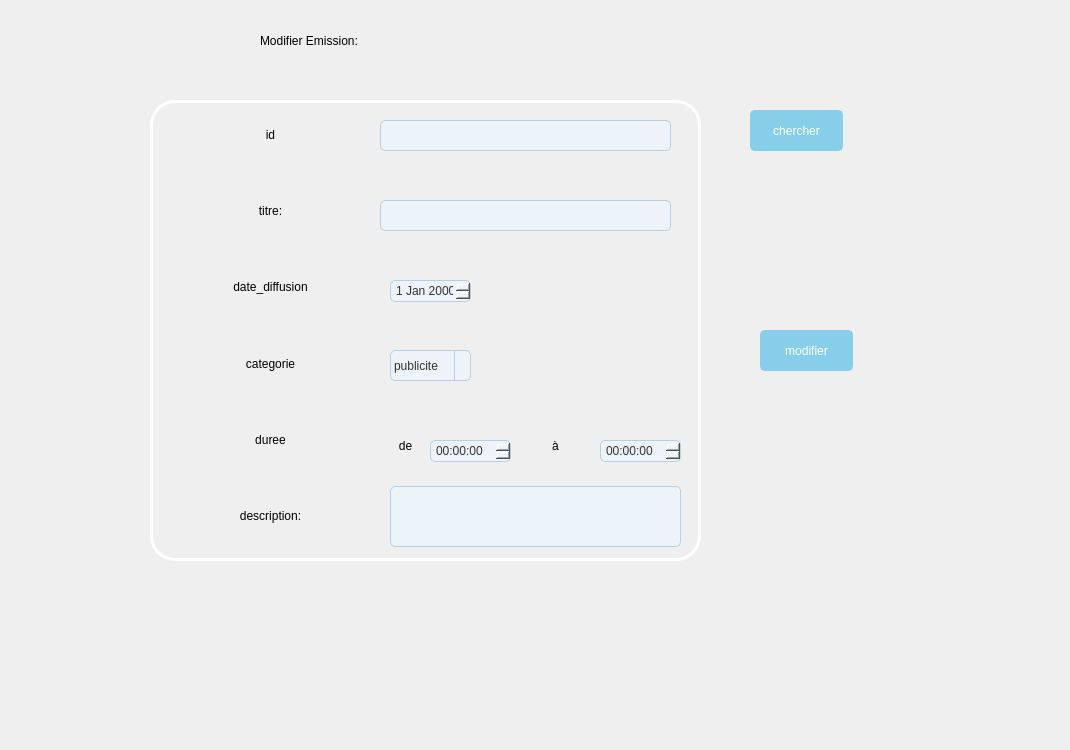
    <widget class="QWidget" name="pageModifier">
     <attribute name="title">
      <string>pageModifier</string>
     </attribute>
     <widget class="QLabel" name="label_3">
      <property name="geometry">
       <rect>
        <x>0</x>
        <y>-70</y>
        <width>1061</width>
        <height>741</height>
       </rect>
      </property>
      <property name="text">
       <string/>
      </property>
      <property name="pixmap">
       <pixmap>../emission/Design sans titre.jpg</pixmap>
      </property>
     </widget>
     <widget class="QLabel" name="label_8">
      <property name="geometry">
       <rect>
        <x>10</x>
        <y>10</y>
        <width>81</width>
        <height>71</height>
       </rect>
      </property>
      <property name="text">
       <string/>
      </property>
      <property name="pixmap">
       <pixmap>../emission/logo.png</pixmap>
      </property>
     </widget>
     <widget class="QLabel" name="label_13">
      <property name="geometry">
       <rect>
        <x>260</x>
        <y>10</y>
        <width>401</width>
        <height>61</height>
       </rect>
      </property>
      <property name="styleSheet">
       <string notr="true">font: 81 16pt &quot;Rockwell Extra Bold&quot;;
color: rgb(0, 0, 0);</string>
      </property>
      <property name="text">
       <string>Modifier Emission:</string>
      </property>
     </widget>
     <widget class="QGroupBox" name="groupBox_3">
      <property name="geometry">
       <rect>
        <x>150</x>
        <y>90</y>
        <width>551</width>
        <height>471</height>
       </rect>
      </property>
      <property name="styleSheet">
       <string notr="true">QGroupBox {
    border: 3px solid #ffffff;
    border-radius: 25px;
    padding: 5px;
    margin-top: 10px;
    font-size: 16px;
}

QGroupBox:title {
    subcontrol-origin: margin;
    subcontrol-position: top left;
    left: 10px;
    padding-left: 5px;
    padding-right: 5px;
    background-color: #f0f0f0;
    font-weight: bold;
}</string>
      </property>
      <property name="title">
       <string/>
      </property>
      <property name="alignment">
       <set>Qt::AlignCenter</set>
      </property>
      <widget class="QLineEdit" name="lineEdit_titre_5">
       <property name="geometry">
        <rect>
         <x>230</x>
         <y>110</y>
         <width>291</width>
         <height>31</height>
        </rect>
       </property>
       <property name="styleSheet">
        <string notr="true">/* Line Edit style */
QLineEdit {
    background-color: #ecf4f9;      /* Light blue background color */
    color: #333333;                 /* Dark gray text color */
    border: 1px solid #b5d0e4;      /* Light blue border */
    border-radius: 5px;             /* Rounded corners */
    padding: 3px;                   /* Padding */
}

QLineEdit:focus {
    border-color: #3fb5d0;          /* Light blue border color when focused */
}

/* Combo Box style */
QComboBox {
    background-color: #ecf4f9;      /* Light blue background color */
    color: #333333;                 /* Dark gray text color */
    border: 1px solid #b5d0e4;      /* Light blue border */
    border-radius: 5px;             /* Rounded corners */
    padding: 3px;                   /* Padding */
}

QComboBox::drop-down {
    subcontrol-origin: padding;
    subcontrol-position: top right;
    width: 15px;                    /* Width of the dropdown arrow */
    border-left-width: 1px;         /* Thickness of the border */
    border-left-color: #b5d0e4;     /* Color of the border */
    border-left-style: solid;
    background-color: transparent;  /* Transparent background */
    border-top-right-radius: 5px;   /* Rounded top-right corner */
    border-bottom-right-radius: 5px;/* Rounded bottom-right corner */
}

QComboBox::down-arrow {
    image: url(down-arrow.png);     /* Replace 'down-arrow.png' with your arrow image */
}

/* Time Edit style */
QTimeEdit {
    background-color: #ecf4f9;      /* Light blue background color */
    color: #333333;                 /* Dark gray text color */
    border: 1px solid #b5d0e4;      /* Light blue border */
    border-radius: 5px;             /* Rounded corners */
    padding: 3px;                   /* Padding */
}

/* Plain Text Edit style */
QPlainTextEdit {
    background-color: #ecf4f9;      /* Light blue background color */
    color: #333333;                 /* Dark gray text color */
    border: 1px solid #b5d0e4;      /* Light blue border */
    border-radius: 5px;             /* Rounded corners */
    padding: 5px;                   /* Padding */
}

/* Date Edit style */
QDateEdit {
    background-color: #ecf4f9;      /* Light blue background color */
    color: #333333;                 /* Dark gray text color */
    border: 1px solid #b5d0e4;      /* Light blue border */
    border-radius: 5px;             /* Rounded corners */
    padding: 3px;                   /* Padding */
}

QDateEdit::drop-down {
    subcontrol-origin: padding;
    subcontrol-position: top right;
    width: 15px;                    /* Width of the dropdown arrow */
    border-left-width: 1px;         /* Thickness of the border */
    border-left-color: #b5d0e4;     /* Color of the border */
    border-left-style: solid;
    background-color: transparent;  /* Transparent background */
    border-top-right-radius: 5px;   /* Rounded top-right corner */
    border-bottom-right-radius: 5px;/* Rounded bottom-right corner */
}

QDateEdit::down-arrow {
    image: url(down-arrow.png);     /* Replace 'down-arrow.png' with your arrow image */
}
</string>
       </property>
      </widget>
      <widget class="QLineEdit" name="lineEdit_idChercher_3">
       <property name="geometry">
        <rect>
         <x>230</x>
         <y>30</y>
         <width>291</width>
         <height>31</height>
        </rect>
       </property>
       <property name="styleSheet">
        <string notr="true">/* Line Edit style */
QLineEdit {
    background-color: #ecf4f9;      /* Light blue background color */
    color: #333333;                 /* Dark gray text color */
    border: 1px solid #b5d0e4;      /* Light blue border */
    border-radius: 5px;             /* Rounded corners */
    padding: 3px;                   /* Padding */
}

QLineEdit:focus {
    border-color: #3fb5d0;          /* Light blue border color when focused */
}

/* Combo Box style */
QComboBox {
    background-color: #ecf4f9;      /* Light blue background color */
    color: #333333;                 /* Dark gray text color */
    border: 1px solid #b5d0e4;      /* Light blue border */
    border-radius: 5px;             /* Rounded corners */
    padding: 3px;                   /* Padding */
}

QComboBox::drop-down {
    subcontrol-origin: padding;
    subcontrol-position: top right;
    width: 15px;                    /* Width of the dropdown arrow */
    border-left-width: 1px;         /* Thickness of the border */
    border-left-color: #b5d0e4;     /* Color of the border */
    border-left-style: solid;
    background-color: transparent;  /* Transparent background */
    border-top-right-radius: 5px;   /* Rounded top-right corner */
    border-bottom-right-radius: 5px;/* Rounded bottom-right corner */
}

QComboBox::down-arrow {
    image: url(down-arrow.png);     /* Replace 'down-arrow.png' with your arrow image */
}

/* Time Edit style */
QTimeEdit {
    background-color: #ecf4f9;      /* Light blue background color */
    color: #333333;                 /* Dark gray text color */
    border: 1px solid #b5d0e4;      /* Light blue border */
    border-radius: 5px;             /* Rounded corners */
    padding: 3px;                   /* Padding */
}

/* Plain Text Edit style */
QPlainTextEdit {
    background-color: #ecf4f9;      /* Light blue background color */
    color: #333333;                 /* Dark gray text color */
    border: 1px solid #b5d0e4;      /* Light blue border */
    border-radius: 5px;             /* Rounded corners */
    padding: 5px;                   /* Padding */
}

/* Date Edit style */
QDateEdit {
    background-color: #ecf4f9;      /* Light blue background color */
    color: #333333;                 /* Dark gray text color */
    border: 1px solid #b5d0e4;      /* Light blue border */
    border-radius: 5px;             /* Rounded corners */
    padding: 3px;                   /* Padding */
}

QDateEdit::drop-down {
    subcontrol-origin: padding;
    subcontrol-position: top right;
    width: 15px;                    /* Width of the dropdown arrow */
    border-left-width: 1px;         /* Thickness of the border */
    border-left-color: #b5d0e4;     /* Color of the border */
    border-left-style: solid;
    background-color: transparent;  /* Transparent background */
    border-top-right-radius: 5px;   /* Rounded top-right corner */
    border-bottom-right-radius: 5px;/* Rounded bottom-right corner */
}

QDateEdit::down-arrow {
    image: url(down-arrow.png);     /* Replace 'down-arrow.png' with your arrow image */
}
</string>
       </property>
      </widget>
      <widget class="QWidget" name="verticalLayoutWidget_6">
       <property name="geometry">
        <rect>
         <x>10</x>
         <y>10</y>
         <width>221</width>
         <height>451</height>
        </rect>
       </property>
       <layout class="QVBoxLayout" name="verticalLayout_6">
        <item>
         <widget class="QLabel" name="id_a_6">
          <property name="styleSheet">
           <string notr="true">QLabel {
	font: 75 14pt &quot;Times New Roman&quot;;
	color: rgb(0, 0, 0);
    border: none;            
    border-radius: 0px;      
    background: transparent;
}
</string>
          </property>
          <property name="text">
           <string>id</string>
          </property>
          <property name="alignment">
           <set>Qt::AlignCenter</set>
          </property>
         </widget>
        </item>
        <item>
         <widget class="QLabel" name="nom_5">
          <property name="styleSheet">
           <string notr="true">QLabel {
	color: rgb(0, 0, 0);
	font: 75 14pt &quot;Times New Roman&quot;;

    border: none;            
    border-radius: 0px;      
    background: transparent;
}
</string>
          </property>
          <property name="text">
           <string>titre:</string>
          </property>
          <property name="alignment">
           <set>Qt::AlignCenter</set>
          </property>
         </widget>
        </item>
        <item>
         <widget class="QLabel" name="email_5">
          <property name="styleSheet">
           <string notr="true">QLabel {
	font: 75 14pt &quot;Times New Roman&quot;;
	color: rgb(0, 0, 0);
    border: none;            
    border-radius: 0px;      
    background: transparent;
}
</string>
          </property>
          <property name="text">
           <string>date_diffusion</string>
          </property>
          <property name="alignment">
           <set>Qt::AlignCenter</set>
          </property>
         </widget>
        </item>
        <item>
         <widget class="QLabel" name="paiment_11">
          <property name="styleSheet">
           <string notr="true">QLabel {
	color: rgb(0, 0, 0);
	font: 75 14pt &quot;Times New Roman&quot;;

    border: none;            
    border-radius: 0px;      
    background: transparent;
}
</string>
          </property>
          <property name="text">
           <string>categorie</string>
          </property>
          <property name="alignment">
           <set>Qt::AlignCenter</set>
          </property>
         </widget>
        </item>
        <item>
         <widget class="QLabel" name="paiment_12">
          <property name="styleSheet">
           <string notr="true">QLabel {
	color: rgb(0, 0, 0);
	font: 75 14pt &quot;Times New Roman&quot;;

    border: none;            
    border-radius: 0px;      
    background: transparent;
}
</string>
          </property>
          <property name="text">
           <string>duree</string>
          </property>
          <property name="alignment">
           <set>Qt::AlignCenter</set>
          </property>
         </widget>
        </item>
        <item>
         <widget class="QLabel" name="prenom_5">
          <property name="styleSheet">
           <string notr="true">QLabel {
	font: 75 14pt &quot;Times New Roman&quot;;
    
	color: rgb(0, 0, 0);
    border: none;            
    border-radius: 0px;      
    background: transparent;
}
</string>
          </property>
          <property name="text">
           <string>description:</string>
          </property>
          <property name="alignment">
           <set>Qt::AlignCenter</set>
          </property>
         </widget>
        </item>
       </layout>
      </widget>
      <widget class="QDateEdit" name="dateEdit_diffusion_5">
       <property name="geometry">
        <rect>
         <x>240</x>
         <y>190</y>
         <width>81</width>
         <height>22</height>
        </rect>
       </property>
       <property name="styleSheet">
        <string notr="true">/* Line Edit style */
QLineEdit {
    background-color: #ecf4f9;      /* Light blue background color */
    color: #333333;                 /* Dark gray text color */
    border: 1px solid #b5d0e4;      /* Light blue border */
    border-radius: 5px;             /* Rounded corners */
    padding: 3px;                   /* Padding */
}

QLineEdit:focus {
    border-color: #3fb5d0;          /* Light blue border color when focused */
}

/* Combo Box style */
QComboBox {
    background-color: #ecf4f9;      /* Light blue background color */
    color: #333333;                 /* Dark gray text color */
    border: 1px solid #b5d0e4;      /* Light blue border */
    border-radius: 5px;             /* Rounded corners */
    padding: 3px;                   /* Padding */
}

QComboBox::drop-down {
    subcontrol-origin: padding;
    subcontrol-position: top right;
    width: 15px;                    /* Width of the dropdown arrow */
    border-left-width: 1px;         /* Thickness of the border */
    border-left-color: #b5d0e4;     /* Color of the border */
    border-left-style: solid;
    background-color: transparent;  /* Transparent background */
    border-top-right-radius: 5px;   /* Rounded top-right corner */
    border-bottom-right-radius: 5px;/* Rounded bottom-right corner */
}

QComboBox::down-arrow {
    image: url(down-arrow.png);     /* Replace 'down-arrow.png' with your arrow image */
}

/* Time Edit style */
QTimeEdit {
    background-color: #ecf4f9;      /* Light blue background color */
    color: #333333;                 /* Dark gray text color */
    border: 1px solid #b5d0e4;      /* Light blue border */
    border-radius: 5px;             /* Rounded corners */
    padding: 3px;                   /* Padding */
}

/* Plain Text Edit style */
QPlainTextEdit {
    background-color: #ecf4f9;      /* Light blue background color */
    color: #333333;                 /* Dark gray text color */
    border: 1px solid #b5d0e4;      /* Light blue border */
    border-radius: 5px;             /* Rounded corners */
    padding: 5px;                   /* Padding */
}

/* Date Edit style */
QDateEdit {
    background-color: #ecf4f9;      /* Light blue background color */
    color: #333333;                 /* Dark gray text color */
    border: 1px solid #b5d0e4;      /* Light blue border */
    border-radius: 5px;             /* Rounded corners */
    padding: 3px;                   /* Padding */
}

QDateEdit::drop-down {
    subcontrol-origin: padding;
    subcontrol-position: top right;
    width: 15px;                    /* Width of the dropdown arrow */
    border-left-width: 1px;         /* Thickness of the border */
    border-left-color: #b5d0e4;     /* Color of the border */
    border-left-style: solid;
    background-color: transparent;  /* Transparent background */
    border-top-right-radius: 5px;   /* Rounded top-right corner */
    border-bottom-right-radius: 5px;/* Rounded bottom-right corner */
}

QDateEdit::down-arrow {
    image: url(down-arrow.png);     /* Replace 'down-arrow.png' with your arrow image */
}
</string>
       </property>
      </widget>
      <widget class="QComboBox" name="comboBox_categorie_5">
       <property name="geometry">
        <rect>
         <x>240</x>
         <y>260</y>
         <width>81</width>
         <height>31</height>
        </rect>
       </property>
       <property name="styleSheet">
        <string notr="true">/* Line Edit style */
QLineEdit {
    background-color: #ecf4f9;      /* Light blue background color */
    color: #333333;                 /* Dark gray text color */
    border: 1px solid #b5d0e4;      /* Light blue border */
    border-radius: 5px;             /* Rounded corners */
    padding: 3px;                   /* Padding */
}

QLineEdit:focus {
    border-color: #3fb5d0;          /* Light blue border color when focused */
}

/* Combo Box style */
QComboBox {
    background-color: #ecf4f9;      /* Light blue background color */
    color: #333333;                 /* Dark gray text color */
    border: 1px solid #b5d0e4;      /* Light blue border */
    border-radius: 5px;             /* Rounded corners */
    padding: 3px;                   /* Padding */
}

QComboBox::drop-down {
    subcontrol-origin: padding;
    subcontrol-position: top right;
    width: 15px;                    /* Width of the dropdown arrow */
    border-left-width: 1px;         /* Thickness of the border */
    border-left-color: #b5d0e4;     /* Color of the border */
    border-left-style: solid;
    background-color: transparent;  /* Transparent background */
    border-top-right-radius: 5px;   /* Rounded top-right corner */
    border-bottom-right-radius: 5px;/* Rounded bottom-right corner */
}

QComboBox::down-arrow {
    image: url(down-arrow.png);     /* Replace 'down-arrow.png' with your arrow image */
}

/* Time Edit style */
QTimeEdit {
    background-color: #ecf4f9;      /* Light blue background color */
    color: #333333;                 /* Dark gray text color */
    border: 1px solid #b5d0e4;      /* Light blue border */
    border-radius: 5px;             /* Rounded corners */
    padding: 3px;                   /* Padding */
}

/* Plain Text Edit style */
QPlainTextEdit {
    background-color: #ecf4f9;      /* Light blue background color */
    color: #333333;                 /* Dark gray text color */
    border: 1px solid #b5d0e4;      /* Light blue border */
    border-radius: 5px;             /* Rounded corners */
    padding: 5px;                   /* Padding */
}

/* Date Edit style */
QDateEdit {
    background-color: #ecf4f9;      /* Light blue background color */
    color: #333333;                 /* Dark gray text color */
    border: 1px solid #b5d0e4;      /* Light blue border */
    border-radius: 5px;             /* Rounded corners */
    padding: 3px;                   /* Padding */
}

QDateEdit::drop-down {
    subcontrol-origin: padding;
    subcontrol-position: top right;
    width: 15px;                    /* Width of the dropdown arrow */
    border-left-width: 1px;         /* Thickness of the border */
    border-left-color: #b5d0e4;     /* Color of the border */
    border-left-style: solid;
    background-color: transparent;  /* Transparent background */
    border-top-right-radius: 5px;   /* Rounded top-right corner */
    border-bottom-right-radius: 5px;/* Rounded bottom-right corner */
}

QDateEdit::down-arrow {
    image: url(down-arrow.png);     /* Replace 'down-arrow.png' with your arrow image */
}
</string>
       </property>
       <item>
        <property name="text">
         <string>publicite</string>
        </property>
       </item>
       <item>
        <property name="text">
         <string>serie</string>
        </property>
       </item>
       <item>
        <property name="text">
         <string>film</string>
        </property>
       </item>
       <item>
        <property name="text">
         <string>documentaire</string>
        </property>
       </item>
       <item>
        <property name="text">
         <string>anime</string>
        </property>
       </item>
       <item>
        <property name="text">
         <string>dessin anime</string>
        </property>
       </item>
       <item>
        <property name="text">
         <string>educatif</string>
        </property>
       </item>
       <item>
        <property name="text">
         <string>emission de jeu</string>
        </property>
       </item>
      </widget>
      <widget class="QPlainTextEdit" name="plainTextEdit_4">
       <property name="geometry">
        <rect>
         <x>240</x>
         <y>396</y>
         <width>291</width>
         <height>61</height>
        </rect>
       </property>
       <property name="styleSheet">
        <string notr="true">/* Line Edit style */
QLineEdit {
    background-color: #ecf4f9;      /* Light blue background color */
    color: #333333;                 /* Dark gray text color */
    border: 1px solid #b5d0e4;      /* Light blue border */
    border-radius: 5px;             /* Rounded corners */
    padding: 3px;                   /* Padding */
}

QLineEdit:focus {
    border-color: #3fb5d0;          /* Light blue border color when focused */
}

/* Combo Box style */
QComboBox {
    background-color: #ecf4f9;      /* Light blue background color */
    color: #333333;                 /* Dark gray text color */
    border: 1px solid #b5d0e4;      /* Light blue border */
    border-radius: 5px;             /* Rounded corners */
    padding: 3px;                   /* Padding */
}

QComboBox::drop-down {
    subcontrol-origin: padding;
    subcontrol-position: top right;
    width: 15px;                    /* Width of the dropdown arrow */
    border-left-width: 1px;         /* Thickness of the border */
    border-left-color: #b5d0e4;     /* Color of the border */
    border-left-style: solid;
    background-color: transparent;  /* Transparent background */
    border-top-right-radius: 5px;   /* Rounded top-right corner */
    border-bottom-right-radius: 5px;/* Rounded bottom-right corner */
}

QComboBox::down-arrow {
    image: url(down-arrow.png);     /* Replace 'down-arrow.png' with your arrow image */
}

/* Time Edit style */
QTimeEdit {
    background-color: #ecf4f9;      /* Light blue background color */
    color: #333333;                 /* Dark gray text color */
    border: 1px solid #b5d0e4;      /* Light blue border */
    border-radius: 5px;             /* Rounded corners */
    padding: 3px;                   /* Padding */
}

/* Plain Text Edit style */
QPlainTextEdit {
    background-color: #ecf4f9;      /* Light blue background color */
    color: #333333;                 /* Dark gray text color */
    border: 1px solid #b5d0e4;      /* Light blue border */
    border-radius: 5px;             /* Rounded corners */
    padding: 5px;                   /* Padding */
}

/* Date Edit style */
QDateEdit {
    background-color: #ecf4f9;      /* Light blue background color */
    color: #333333;                 /* Dark gray text color */
    border: 1px solid #b5d0e4;      /* Light blue border */
    border-radius: 5px;             /* Rounded corners */
    padding: 3px;                   /* Padding */
}

QDateEdit::drop-down {
    subcontrol-origin: padding;
    subcontrol-position: top right;
    width: 15px;                    /* Width of the dropdown arrow */
    border-left-width: 1px;         /* Thickness of the border */
    border-left-color: #b5d0e4;     /* Color of the border */
    border-left-style: solid;
    background-color: transparent;  /* Transparent background */
    border-top-right-radius: 5px;   /* Rounded top-right corner */
    border-bottom-right-radius: 5px;/* Rounded bottom-right corner */
}

QDateEdit::down-arrow {
    image: url(down-arrow.png);     /* Replace 'down-arrow.png' with your arrow image */
}
</string>
       </property>
      </widget>
      <widget class="QTimeEdit" name="timeEdit_duree_5">
       <property name="geometry">
        <rect>
         <x>280</x>
         <y>350</y>
         <width>81</width>
         <height>22</height>
        </rect>
       </property>
       <property name="styleSheet">
        <string notr="true">/* Line Edit style */
QLineEdit {
    background-color: #ecf4f9;      /* Light blue background color */
    color: #333333;                 /* Dark gray text color */
    border: 1px solid #b5d0e4;      /* Light blue border */
    border-radius: 5px;             /* Rounded corners */
    padding: 3px;                   /* Padding */
}

QLineEdit:focus {
    border-color: #3fb5d0;          /* Light blue border color when focused */
}

/* Combo Box style */
QComboBox {
    background-color: #ecf4f9;      /* Light blue background color */
    color: #333333;                 /* Dark gray text color */
    border: 1px solid #b5d0e4;      /* Light blue border */
    border-radius: 5px;             /* Rounded corners */
    padding: 3px;                   /* Padding */
}

QComboBox::drop-down {
    subcontrol-origin: padding;
    subcontrol-position: top right;
    width: 15px;                    /* Width of the dropdown arrow */
    border-left-width: 1px;         /* Thickness of the border */
    border-left-color: #b5d0e4;     /* Color of the border */
    border-left-style: solid;
    background-color: transparent;  /* Transparent background */
    border-top-right-radius: 5px;   /* Rounded top-right corner */
    border-bottom-right-radius: 5px;/* Rounded bottom-right corner */
}

QComboBox::down-arrow {
    image: url(down-arrow.png);     /* Replace 'down-arrow.png' with your arrow image */
}

/* Time Edit style */
QTimeEdit {
    background-color: #ecf4f9;      /* Light blue background color */
    color: #333333;                 /* Dark gray text color */
    border: 1px solid #b5d0e4;      /* Light blue border */
    border-radius: 5px;             /* Rounded corners */
    padding: 3px;                   /* Padding */
}

/* Plain Text Edit style */
QPlainTextEdit {
    background-color: #ecf4f9;      /* Light blue background color */
    color: #333333;                 /* Dark gray text color */
    border: 1px solid #b5d0e4;      /* Light blue border */
    border-radius: 5px;             /* Rounded corners */
    padding: 5px;                   /* Padding */
}

/* Date Edit style */
QDateEdit {
    background-color: #ecf4f9;      /* Light blue background color */
    color: #333333;                 /* Dark gray text color */
    border: 1px solid #b5d0e4;      /* Light blue border */
    border-radius: 5px;             /* Rounded corners */
    padding: 3px;                   /* Padding */
}

QDateEdit::drop-down {
    subcontrol-origin: padding;
    subcontrol-position: top right;
    width: 15px;                    /* Width of the dropdown arrow */
    border-left-width: 1px;         /* Thickness of the border */
    border-left-color: #b5d0e4;     /* Color of the border */
    border-left-style: solid;
    background-color: transparent;  /* Transparent background */
    border-top-right-radius: 5px;   /* Rounded top-right corner */
    border-bottom-right-radius: 5px;/* Rounded bottom-right corner */
}

QDateEdit::down-arrow {
    image: url(down-arrow.png);     /* Replace 'down-arrow.png' with your arrow image */
}
</string>
       </property>
      </widget>
      <widget class="QTimeEdit" name="timeEdit_8">
       <property name="geometry">
        <rect>
         <x>450</x>
         <y>350</y>
         <width>81</width>
         <height>22</height>
        </rect>
       </property>
       <property name="styleSheet">
        <string notr="true">/* Line Edit style */
QLineEdit {
    background-color: #ecf4f9;      /* Light blue background color */
    color: #333333;                 /* Dark gray text color */
    border: 1px solid #b5d0e4;      /* Light blue border */
    border-radius: 5px;             /* Rounded corners */
    padding: 3px;                   /* Padding */
}

QLineEdit:focus {
    border-color: #3fb5d0;          /* Light blue border color when focused */
}

/* Combo Box style */
QComboBox {
    background-color: #ecf4f9;      /* Light blue background color */
    color: #333333;                 /* Dark gray text color */
    border: 1px solid #b5d0e4;      /* Light blue border */
    border-radius: 5px;             /* Rounded corners */
    padding: 3px;                   /* Padding */
}

QComboBox::drop-down {
    subcontrol-origin: padding;
    subcontrol-position: top right;
    width: 15px;                    /* Width of the dropdown arrow */
    border-left-width: 1px;         /* Thickness of the border */
    border-left-color: #b5d0e4;     /* Color of the border */
    border-left-style: solid;
    background-color: transparent;  /* Transparent background */
    border-top-right-radius: 5px;   /* Rounded top-right corner */
    border-bottom-right-radius: 5px;/* Rounded bottom-right corner */
}

QComboBox::down-arrow {
    image: url(down-arrow.png);     /* Replace 'down-arrow.png' with your arrow image */
}

/* Time Edit style */
QTimeEdit {
    background-color: #ecf4f9;      /* Light blue background color */
    color: #333333;                 /* Dark gray text color */
    border: 1px solid #b5d0e4;      /* Light blue border */
    border-radius: 5px;             /* Rounded corners */
    padding: 3px;                   /* Padding */
}

/* Plain Text Edit style */
QPlainTextEdit {
    background-color: #ecf4f9;      /* Light blue background color */
    color: #333333;                 /* Dark gray text color */
    border: 1px solid #b5d0e4;      /* Light blue border */
    border-radius: 5px;             /* Rounded corners */
    padding: 5px;                   /* Padding */
}

/* Date Edit style */
QDateEdit {
    background-color: #ecf4f9;      /* Light blue background color */
    color: #333333;                 /* Dark gray text color */
    border: 1px solid #b5d0e4;      /* Light blue border */
    border-radius: 5px;             /* Rounded corners */
    padding: 3px;                   /* Padding */
}

QDateEdit::drop-down {
    subcontrol-origin: padding;
    subcontrol-position: top right;
    width: 15px;                    /* Width of the dropdown arrow */
    border-left-width: 1px;         /* Thickness of the border */
    border-left-color: #b5d0e4;     /* Color of the border */
    border-left-style: solid;
    background-color: transparent;  /* Transparent background */
    border-top-right-radius: 5px;   /* Rounded top-right corner */
    border-bottom-right-radius: 5px;/* Rounded bottom-right corner */
}

QDateEdit::down-arrow {
    image: url(down-arrow.png);     /* Replace 'down-arrow.png' with your arrow image */
}
</string>
       </property>
      </widget>
      <widget class="QLabel" name="paiment_19">
       <property name="geometry">
        <rect>
         <x>240</x>
         <y>330</y>
         <width>31</width>
         <height>51</height>
        </rect>
       </property>
       <property name="styleSheet">
        <string notr="true">QLabel {
	color: rgb(0, 0, 0);
	font: 75 14pt &quot;Times New Roman&quot;;

    border: none;            
    border-radius: 0px;      
    background: transparent;
}
</string>
       </property>
       <property name="text">
        <string>de</string>
       </property>
       <property name="alignment">
        <set>Qt::AlignCenter</set>
       </property>
      </widget>
      <widget class="QLabel" name="paiment_20">
       <property name="geometry">
        <rect>
         <x>390</x>
         <y>330</y>
         <width>31</width>
         <height>51</height>
        </rect>
       </property>
       <property name="styleSheet">
        <string notr="true">QLabel {
	color: rgb(0, 0, 0);
	font: 75 14pt &quot;Times New Roman&quot;;

    border: none;            
    border-radius: 0px;      
    background: transparent;
}
</string>
       </property>
       <property name="text">
        <string>à</string>
       </property>
       <property name="alignment">
        <set>Qt::AlignCenter</set>
       </property>
      </widget>
     </widget>
     <widget class="QPushButton" name="modifierButton">
      <property name="geometry">
       <rect>
        <x>760</x>
        <y>330</y>
        <width>93</width>
        <height>41</height>
       </rect>
      </property>
      <property name="styleSheet">
       <string notr="true">/* QPushButton style */
QPushButton {
    background-color: #87CEEB;    /* Light blue background color */
    color: white;                 /* White text color */
    border: 2px solid #87CEEB;    /* Light blue border */
    border-radius: 5px;           /* Rounded corners */
    padding: 5px 10px;             /* Padding */
}

QPushButton:hover {
    background-color: #5F9EA0;    /* Darker light blue on hover */
}
</string>
      </property>
      <property name="text">
       <string>modifier</string>
      </property>
     </widget>
     <widget class="QPushButton" name="chercherButton">
      <property name="geometry">
       <rect>
        <x>750</x>
        <y>110</y>
        <width>93</width>
        <height>41</height>
       </rect>
      </property>
      <property name="styleSheet">
       <string notr="true">/* QPushButton style */
QPushButton {
    background-color: #87CEEB;    /* Light blue background color */
    color: white;                 /* White text color */
    border: 2px solid #87CEEB;    /* Light blue border */
    border-radius: 5px;           /* Rounded corners */
    padding: 5px 10px;             /* Padding */
}

QPushButton:hover {
    background-color: #5F9EA0;    /* Darker light blue on hover */
}
</string>
      </property>
      <property name="text">
       <string>chercher</string>
      </property>
     </widget>
    </widget>
